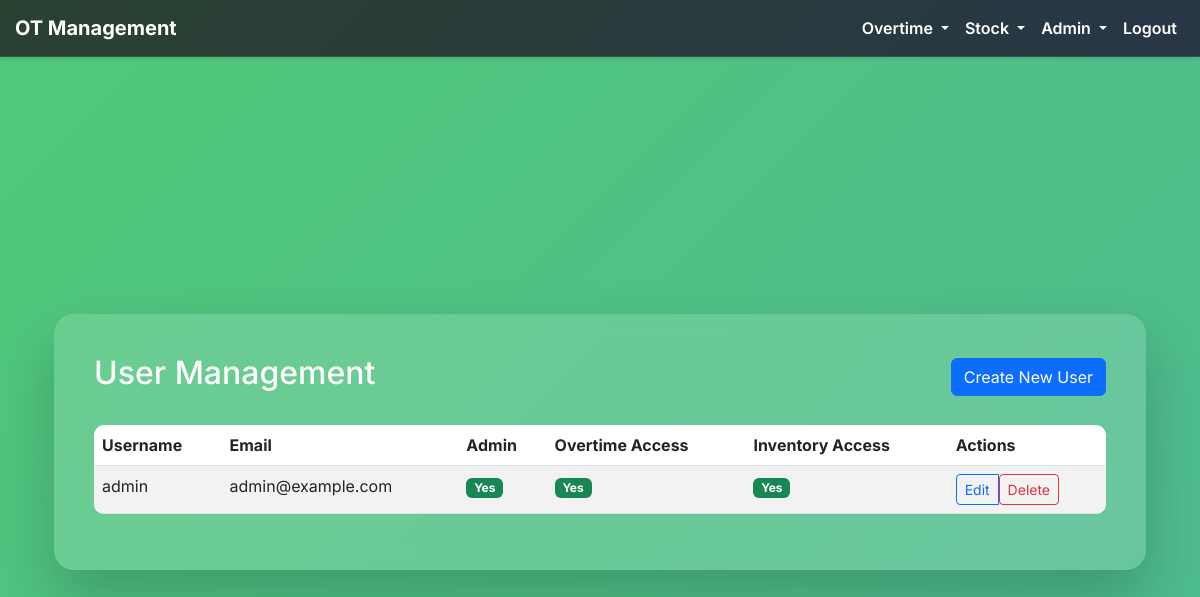
The app's page /admin/users (signed in) with its own data.
### models/user.py (models this page shows, shortened)
class User(UserMixin, db.Model):
    id = db.Column(db.Integer, primary_key=True)
    username = db.Column(db.String(64), unique=True, nullable=False)
    email = db.Column(db.String(120), unique=True, nullable=True)
    password_hash = db.Column(db.String(255), nullable=False)
    is_admin = db.Column(db.Boolean, default=False, nullable=False)
    can_access_overtime = db.Column(db.Boolean, default=False, nullable=False)
    can_access_inventory = db.Column(db.Boolean, default=False, nullable=False)
    def has_overtime_access(self):
        return self.is_admin or self.can_access_overtime
    def has_inventory_access(self):
        return self.is_admin or self.can_access_inventory

### routes/admin.py (the view)
@admin_blueprint.route('/users', methods=['GET'])
@admin_required
def manage_users():
    users = User.query.all()
    return render_template('admin_manage_users.html', users=users)

### routes/admin.py (called while the page is built)
def admin_required(f):
    @wraps(f)
    @login_required
    def decorated_function(*args, **kwargs):
        if not current_user.is_admin:
            flash('You do not have permission to access this page.', 'danger')
            return redirect(url_for('index'))
        return f(*args, **kwargs)
    return decorated_function

### templates/admin_manage_users.html (shortened to what this page needs)
{% extends "base.html" %}
{% block content %}
<div class="container">
    <div class="users-container">
        <div class="d-flex justify-content-between align-items-center mb-4">
            <h2>User Management</h2>
            <a href="{{ url_for('admin.create_user') }}" class="btn btn-primary">Create New User</a>
        </div>
        <div class="table-responsive">
            <table class="table table-striped table-hover">
                <thead>
                    <tr>
                        <th>Username</th>
                        <th>Email</th>
                        <th>Admin</th>
                        <th>Overtime Access</th>
                        <th>Inventory Access</th>
                        <th>Actions</th>
                    </tr>
                </thead>
                <tbody>
                    {% for user in users %}
                    <tr>
                        <td>{{ user.username }}</td>
                        <td>{{ user.email or 'N/A' }}</td>
                        <td>
                            {% if user.is_admin %}
                            <span class="badge bg-success">Yes</span>
                            {% else %}
                            <span class="badge bg-secondary">No</span>
                            {% endif %}
                        </td>
                        <td>
                            {% if user.can_access_overtime %}
                            <span class="badge bg-success">Yes</span>
                            {% else %}
                            <span class="badge bg-secondary">No</span>
                            {% endif %}
                        </td>
                        <td>
                            {% if user.can_access_inventory %}
                            <span class="badge bg-success">Yes</span>
                            {% else %}
                            <span class="badge bg-secondary">No</span>
                            {% endif %}
                        </td>
                        <td>
                            <div class="btn-group" role="group">
                                <a href="{{ url_for('admin.edit_user', user_id=user.id) }}" class="btn btn-sm btn-outline-primary">Edit</a>
                                <form method="POST" action="{{ url_for('admin.delete_user', user_id=user.id) }}" class="d-inline" onsubmit="return confirm('Are you sure you want to delete this user?');">
                                    <button type="submit" class="btn btn-sm btn-outline-danger">Delete</button>
                                </form>
                            </div>
                        </td>
                    </tr>
                    {% endfor %}
                </tbody>
            </table>
        </div>
    </div>
</div>
{% endblock %}

### templates/base.html (style rules this page uses)
body { padding-top: 60px; background: linear-gradient(135deg, #50c878, #4a90e2); background-size: 400% 400%; animation: GradientBackground 15s ease infinite; color: white; font-family: 'Inter', sans-serif; min-height: 100vh; display: flex; align-items: center; justify-content: center; }
.table { color: #ffffff; }
.table-striped tbody tr:nth-of-type(odd) { background-color: rgba(255, 255, 255, 0.05); }

### templates/admin_manage_users.html (style rules this page uses)
body { background: linear-gradient(135deg, #50c878, #4a90e2); background-size: 400% 400%; animation: GradientBackground 15s ease infinite; color: white; font-family: 'Inter', sans-serif; }
.users-container { background: rgba(255, 255, 255, 0.15); backdrop-filter: blur(10px); border-radius: 20px; padding: 40px; box-shadow: 0 30px 60px rgba(0, 0, 0, 0.2); transition: box-shadow 0.4s ease; }
.table { background: white; border-radius: 10px; overflow: hidden; }
.table thead { background-color: #4a90e2; color: white; }

### records on screen
User: username "admin", email "admin@example.com", is_admin "Yes", can_access_overtime "Yes", can_access_inventory "Yes"
